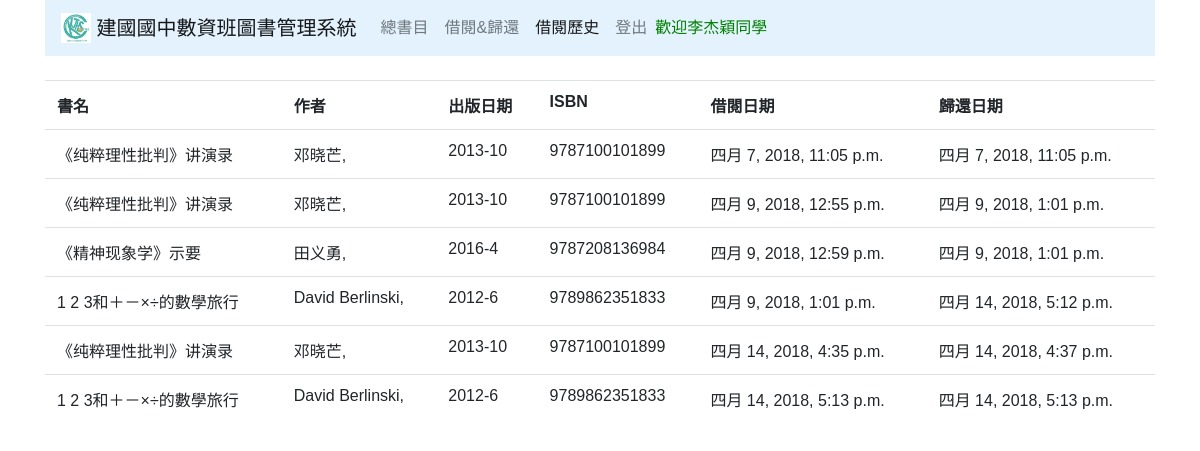
The page /book/history/ (signed in) on the database as committed earlier.
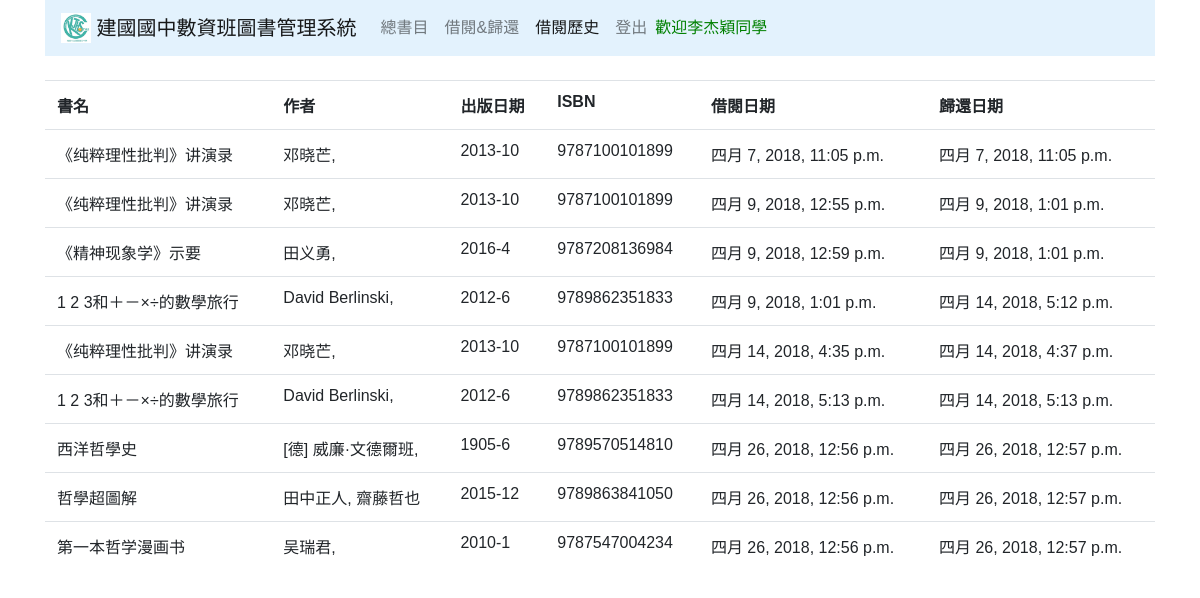
The same page on the database as committed later.
### main/models.py (models this page shows, shortened)
class Profile(models.Model):
    user = models.OneToOneField(User, on_delete=models.CASCADE)
    real_name = models.CharField(max_length=5)
    school_id = models.CharField(max_length=5)

class Borrows(models.Model):
    borrower = models.CharField(max_length=100)
    rent_time = models.DateTimeField(auto_now_add=True)
    title = models.CharField(max_length=100)
    author = models.CharField(max_length=100, default='')
    isbn = models.CharField(max_length=100)
    barcode = models.CharField(max_length=10, default='')
    pubtime = models.CharField(max_length=100, default='')
    return_time = models.DateTimeField(blank=True, null=True)

### main/views.py (the view)
# urls.py: path('history/', views.history, name='history')
@login_required(login_url='/login/')
def history(request):
    borrow_list = Borrows.objects.filter(borrower=request.user.profile.real_name)
    return render(request, 'main/history.html', {'borrow_list': borrow_list})

### main/templates/main/history.html
{% extends 'main/base.html'%}
{% block content %}
{% if borrow_list %}
<table class="table" style="width:100%">
	<tr>
		<th>書名</th>
		<th>作者</th>
		<th>出版日期</th>
		<th>ISBN</th>
		<th>借閱日期</th>
		<th>歸還日期</th>
	</tr>
	{% for history in borrow_list %}
		{% if history.return_time == None %}
		<tr>
			<td><font color="green">{{history.title}}</td>
			<td><font color="green">{{history.author}}</td>
			<td><font color="green">{{history.pubtime}}</td>
			<td><font color="green">{{history.isbn}}</td>
			<td><font color="green">{{history.rent_time}}</td>
		</tr>
		{% else %}
		<tr>
			<td>{{history.title}}</td>
			<td>{{history.author}}</td>
			<td>{{history.pubtime}}</td>
			<td>{{history.isbn}}</td>
			<td>{{history.rent_time}}</td>
			<td>{{history.return_time}}
			</td>
		</tr>
		{% endif %}
		{% endfor %}
</table>
{% endif %}
{% endblock content %}

### main/templates/main/base.html (shortened to what this page needs)
<html>
<head>
		{% include 'main/snippets/css.html' %}
</head>
<body>
<div class='container' style="font-family: 'Noto Sans CJK TC Regular', sans-serif;">
	{% include 'main/snippets/nav.html' %}
	{% block content %}
	{% endblock content %}
</div>
</body>
</html>

### main/templates/main/snippets/css.html (shortened to what this page needs)
{% load static %}
<link href="/static/bootstrap.css" rel="stylesheet" />

### main/templates/main/snippets/nav.html (shortened to what this page needs)
	<nav class="navbar navbar-expand-lg navbar-light navbar-static-top" style="background-color: #e3f2fd;">
	  <a class="navbar-brand" href="/book/">
			 <img src="/static/icon.jpg" width="30" height="30" class="d-inline-block align-top" alt="">
			建國國中數資班圖書管理系統
		</a>
	 <div class="collapse navbar-collapse" id="navbarSupportedContent">
		 <ul class="navbar-nav mr-auto">
				<a class="nav-link {% if request.path == '/book/' %}active{% endif %}" href="/book">總書目</a>
		{% if user.is_authenticated %}
					<a class="nav-link {% if request.path == '/book/rent/' %}active{% endif %}" href="/book/rent">借閱&amp;歸還</a>
					<a class="nav-link {% if request.path == '/book/history/' %}active{% endif %}" href="/book/history">借閱歷史</a>
					<a class="nav-link" href="/logout/">登出</a>
					<a class="navbar-text"><font color="green">歡迎{{user.profile.real_name}}同學</font></a>
		{% else %}
					<a class="nav-link {% if request.path == '/login/' %}active{% endif %}" href="/login/">登入</a>
					<a class="nav-link {% if request.path == '/register/' %}active{% endif %}" href='/register/'>註冊</a>
		{% endif %}
		</ul>
	</div>
	</nav>

Rows that differ between the two databases and show on the page:
added Borrows: title "西洋哲學史", author "[德] 威廉·文德爾班,", pubtime "1905-6", isbn "9789570514810", rent_time "四月 26, 2018, 12:56 p.m.", return_time "四月 26, 2018, 12:57 p.m."
added Borrows: title "哲學超圖解", author "田中正人, 齋藤哲也", pubtime "2015-12", isbn "9789863841050", rent_time "四月 26, 2018, 12:56 p.m.", return_time "四月 26, 2018, 12:57 p.m."
added Borrows: title "第一本哲学漫画书", author "吴瑞君,", pubtime "2010-1", isbn "9787547004234", rent_time "四月 26, 2018, 12:56 p.m.", return_time "四月 26, 2018, 12:57 p.m."
